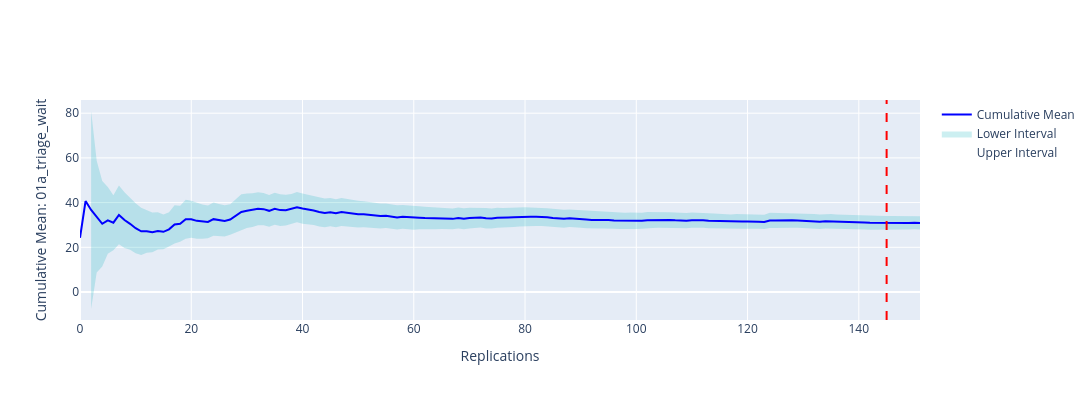

The cell this chart's notebook holds for it:
### Markdown cell above
You can visualise the tabulized results using the `plotly_confidence_interval_method` function.

### Code cell
plotly_confidence_interval_method(
    n_reps=nreps["01a_triage_wait"],
    conf_ints=summary_frame[summary_frame["metric"] == "01a_triage_wait"],
    metric_name="01a_triage_wait",
)

### Figure 1 — Plotly figure (JSON) as saved in the notebook; plotly's stock layout.template omitted (floating-point values rounded to 4 significant figures; data arrays with more than 128 entries replaced by an {"elided": "..."} marker saying what was removed)
{"data": [{"hoverinfo": "x+y+name+text", "line": {"width": 0}, "mode": "lines", "name": "Upper Interval", "text": {"elided": "152 str values"}, "type": "scatter", "x": {"elided": "152 int values"}, "y": {"elided": "152 float values"}}, {"fill": "tonexty", "fillcolor": "rgba(0,176,185,0.2)", "hoverinfo": "x+y+name+text", "line": {"width": 0}, "mode": "lines", "name": "Lower Interval", "text": {"elided": "152 str values"}, "type": "scatter", "x": {"elided": "152 int values"}, "y": {"elided": "152 float values"}}, {"hoverinfo": "x+y+name", "line": {"color": "blue", "width": 2}, "name": "Cumulative Mean", "type": "scatter", "x": {"elided": "152 int values"}, "y": {"elided": "152 float values"}}], "layout": {"height": 400, "hovermode": "x unified", "shapes": [{"line": {"color": "red", "dash": "dash"}, "type": "line", "x0": 145, "x1": 145, "y0": 0, "y1": 1, "yref": "paper"}], "showlegend": true, "width": 1200, "xaxis": {"title": {"text": "Replications"}}, "yaxis": {"title": {"text": "Cumulative Mean: 01a_triage_wait"}}}}
